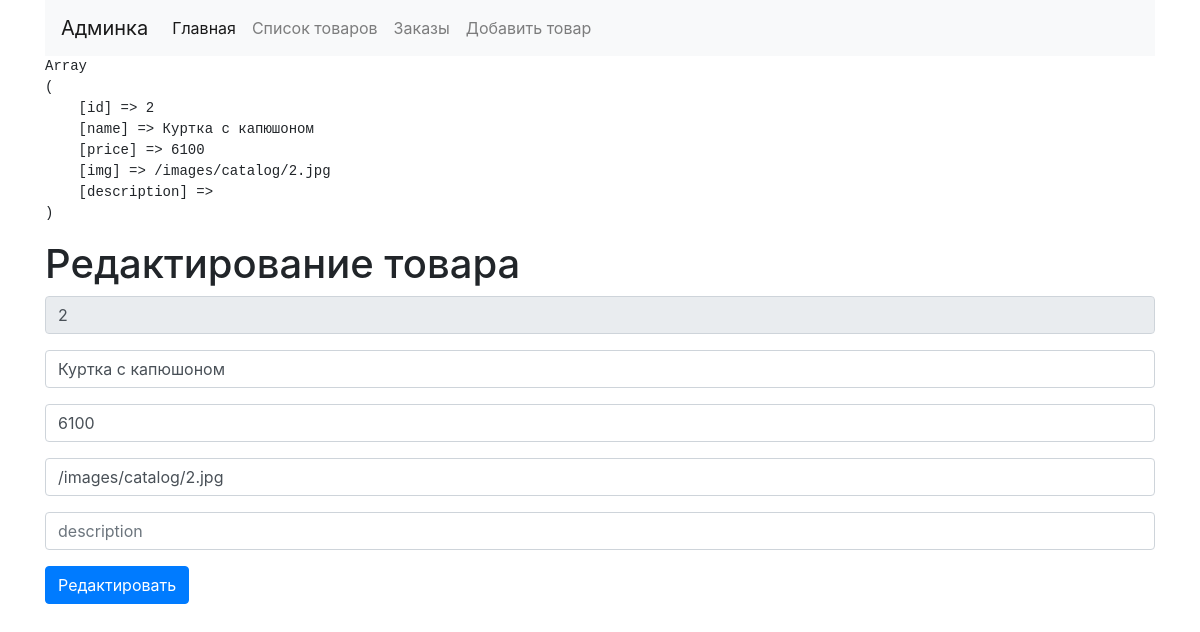
The app's page /admin/editproduct.php?id=2 with its own data.
### tables this page shows
CREATE TABLE IF NOT EXISTS `products` (
  `id` int(11) NOT NULL AUTO_INCREMENT,
  `name` varchar(100) NOT NULL,
  `price` float NOT NULL,
  `img` varchar(255) NOT NULL,
  `description` text NOT NULL,
  PRIMARY KEY (`id`)
);

### admin/editproduct.php (the view, shortened to what this page needs)
<?php
    include('parts/header.php');
    if( !empty($_GET['id']) ){
        $id = $_GET['id'];
        $sql_product = "SELECT * FROM products WHERE id = {$id}";
        $result_product = mysqli_query($link, $sql_product);
        $data_product = mysqli_fetch_assoc($result_product);
    }else{
        header('Location: /admin/products.php');
    }
?>
<div class="row">
    <div class="col-12">
        <h1>Редактирование товара</h1>
        <form method="POST">
            <div class="form-group">
                <input type="text" name="id" readonly value="<?=$data_product['id']?>" class="form-control" placeholder="id">
            </div>
            <div class="form-group">
                <input type="text" name="name" value="<?=$data_product['name']?>" class="form-control" placeholder="name">
            </div>
            <div class="form-group">
                <input type="text" name="price" value="<?=$data_product['price']?>" class="form-control" placeholder="price">
            </div>
            <div class="form-group">
                <input type="text" name="img" value="<?=$data_product['img']?>" class="form-control" placeholder="img">
            </div>
            <div class="form-group">
                <input type="text" name="description" value="<?=$data_product['description']?>" class="form-control" placeholder="description">
            </div>
            <button type="submit" class="btn btn-primary">Редактировать</button>
        </form>
    </div>
</div>
<?php include('parts/footer.php'); ?>

### records on screen
products: id "2", name "Куртка с капюшоном", price "6100", img "/images/catalog/2.jpg"
